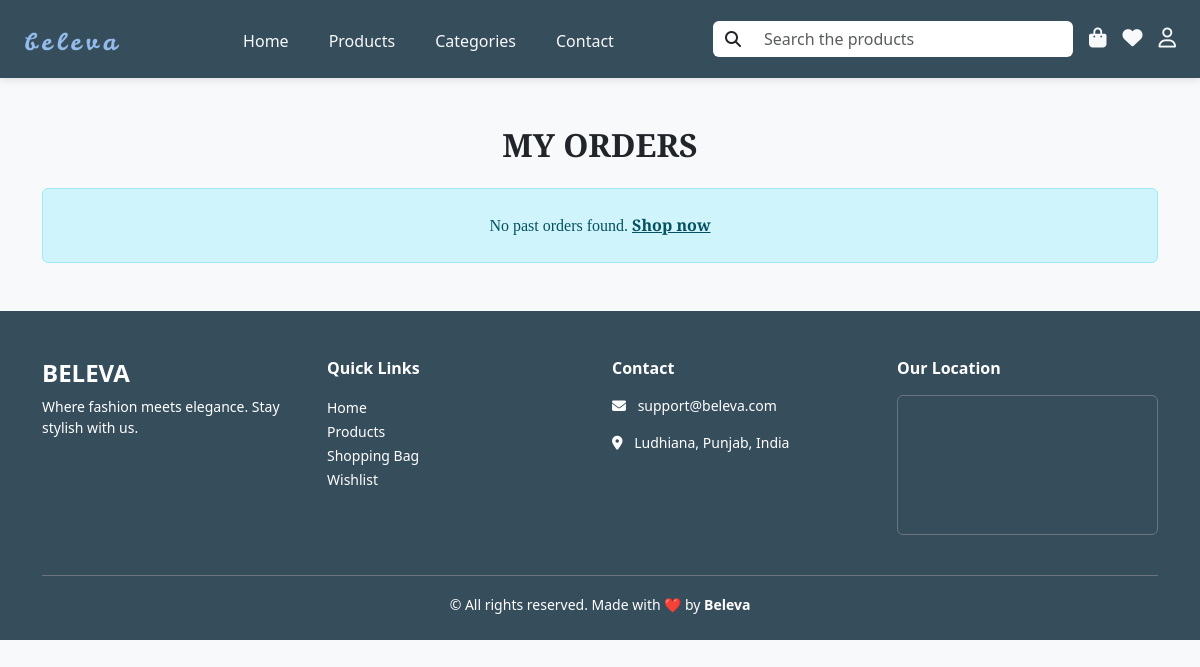
The app's page /accounts/my-orders/ (signed in), older data.
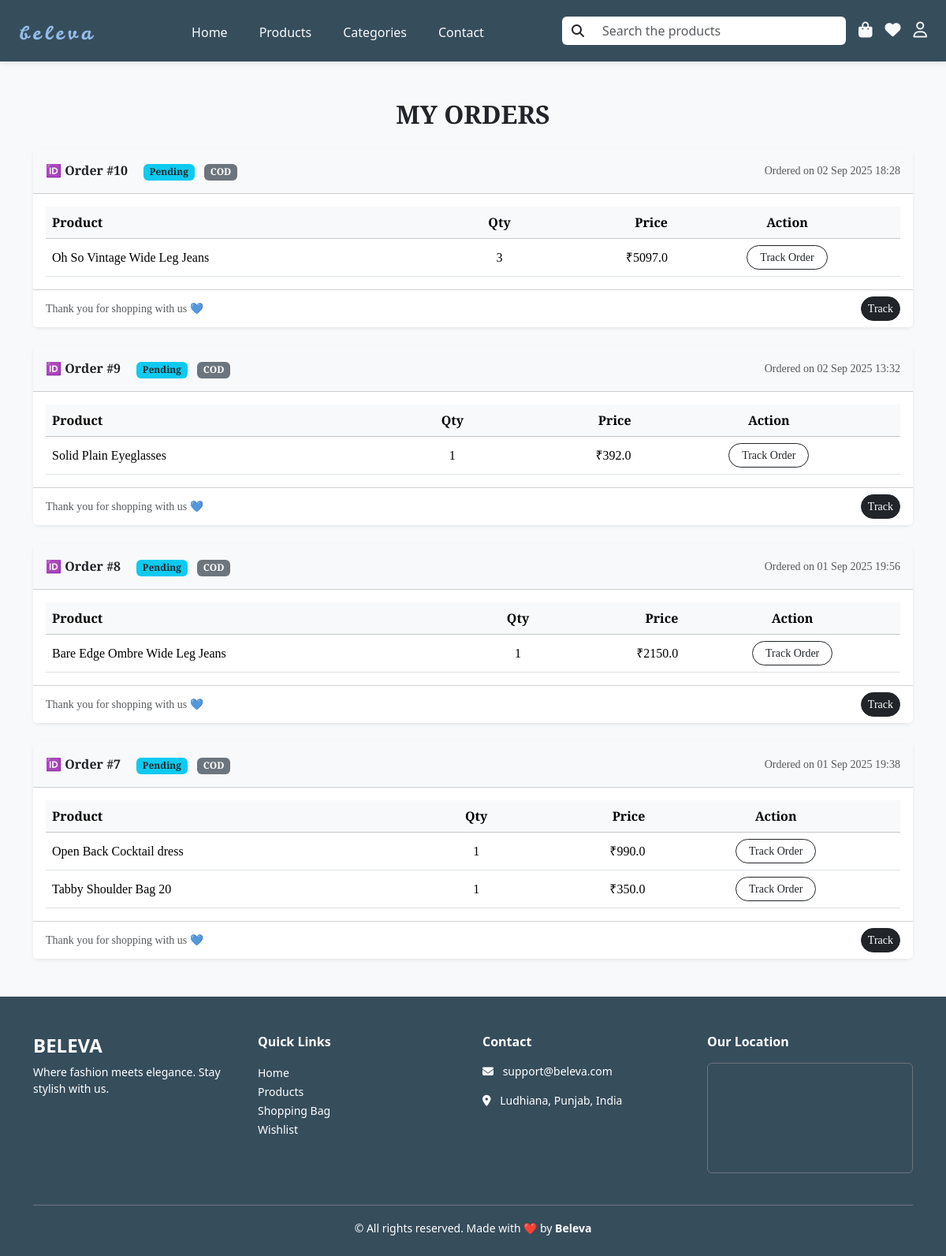
The same page, newer data.
### accounts/models.py (models this page shows, shortened)
class Order(models.Model):
    STATUS_CHOICES = [
        ('PENDING' , 'Pending'),
        ('PROCESSING' , 'Processing'),
        ('PACKED', 'Packed'),
        ('SHIPPED', 'Shipped'),
        ('IN_TRANSIT', 'In Transit'),
        ('OUT_FOR_DELIVERY', 'Out for Delivery'),
        ('CANCELLED' , 'Cancelled'),
        ('DELIVERED' , 'Delivered'),
    ]
    PAYMENT_CHOICES = [
        ('COD' , 'Cah on Delivery'),
        ('CARD' , 'Paid via Card'),
    ]
    user = models.ForeignKey(Register , on_delete=models.CASCADE)
    payment_method = models.CharField(max_length=15 , choices=PAYMENT_CHOICES)
    status = models.CharField(max_length=50 , choices=STATUS_CHOICES)
    total_price = models.FloatField()
    billing_address = models.TextField()
    created_at = models.DateTimeField(auto_now_add=True)

class OrderItem(models.Model):
    order = models.ForeignKey(Order , on_delete=models.CASCADE , related_name='items')
    product = models.ForeignKey('products.AllProducts' , on_delete=models.CASCADE)
    price = models.FloatField()
    quantity = models.PositiveIntegerField()

### products/models.py (models this page shows, shortened)
class AllProducts(models.Model):
    product_name    = models.CharField(max_length=200, unique=True)
    slug            = models.SlugField(max_length=200, unique=True)
    description     = models.TextField(max_length=500, blank=True)
    discount_price  = models.IntegerField(null=True, blank=True)
    original_price  = models.IntegerField(null=True, blank=True)
    stock           = models.IntegerField()
    category        = models.ForeignKey(Category, on_delete=models.CASCADE, null=True, blank=True)
    size            = models.ManyToManyField(Size , blank=True)
    is_available    = models.BooleanField(default=True)
    created_date    = models.DateTimeField(auto_now_add=True)
    modified_date   = models.DateTimeField(auto_now=True)
    ratings         = models.FloatField(default=0.0 , null=True , blank= True)
    reviews         = models.PositiveIntegerField(default=0 , null=True , blank=True)
    class Meta:
        verbose_name = 'product'
        verbose_name_plural = 'products'

### accounts/views.py (the view)
# urls.py: path( 'my-orders/', views.order_history, name='my_orders'),
def order_history(request):
    user_id = request.session.get('register_id')
    user = Register.objects.get(id=user_id)
    orders = Order.objects.filter(user=user).prefetch_related('items__product').order_by('-created_at')
    return render(request, 'accounts/order_history.html', {'orders': orders})

### products/context_processors.py (called while the page is built)
def wishlist_processor(request):
    wishlist_ids = []
    user_id = request.session.get('register_id')
    if user_id:
        wishlist_ids = list(Wishlist.objects.filter(user_id=user_id).values_list('product_id', flat=True))
    return {'wishlist_ids': wishlist_ids}

### templates/accounts/order_history.html (shortened to what this page needs)
{% extends 'base.html' %}
{% load static %}
{% block content %}
<div class="container my-5" style="font-family: 'Playfair Display', serif;">
  <h2 class="fw-bold mb-4 text-center text-uppercase">My Orders</h2>
  {% for order in orders %}
  <div class="card shadow-sm border-0 rounded-3 mb-4">
    <div class="card-header bg-light d-flex flex-wrap justify-content-between align-items-center py-3">
      <div>
        <span class="fw-semibold me-3">🆔 Order #{{ order.id }}</span>
        <span class="badge bg-info text-dark me-2">{{ order.status }}</span>
        <span class="badge bg-secondary">{{ order.payment_method }}</span>
      </div>
      <small class="text-muted">
        Ordered on {{ order.created_at|date:"d M Y H:i" }}
      </small>
    </div>
    <div class="card-body">
      <div class="table-responsive">
        <table class="table align-middle mb-0">
          <thead class="table-light">
            <tr>
              <th>Product</th>
              <th class="text-center">Qty</th>
              <th class="text-end">Price</th>
              <th class="text-center">Action</th>
            </tr>
          </thead>
          <tbody>
            {% for item in order.items.all %}
            <tr>
              <td>
                {{ item.product.product_name }}
              </td>
              <td class="text-center">{{ item.quantity }}</td>
              <td class="text-end">₹{{ item.price }}</td>
              <td class="text-center">
                <a href="{% url 'track_order' order.id %}" class="btn btn-sm btn-outline-dark rounded-pill px-3">
                  Track Order
                </a>
              </td>
            </tr>
            {% endfor %}
          </tbody>
        </table>
      </div>
    </div>
    <div class="card-footer bg-white d-flex justify-content-between align-items-center">
      <small class="text-muted">Thank you for shopping with us 💙</small>
      <a href="{% url 'track_order' order.id %}" class="btn btn-dark btn-sm rounded-pill">Track</a>
    </div>
  </div>
  {% empty %}
  <div class="alert alert-info text-center py-4">
    No past orders found. <a href="/products/" class="alert-link">Shop now</a>
  </div>
  {% endfor %}
</div>
{% endblock %}

### templates/base.html (shortened to what this page needs)
{%load static%}
<!DOCTYPE html>
<html lang="en">
<head>
    <link rel="stylesheet" href="{% static 'css/styles.css' %}">
    <link href="https://cdn.jsdelivr.net/npm/bootstrap@5.3.3/dist/css/bootstrap.min.css" rel="stylesheet">
    <link href="https://cdnjs.cloudflare.com/ajax/libs/font-awesome/6.5.0/css/all.min.css" rel="stylesheet">
    <link rel="stylesheet" href="https://cdn.jsdelivr.net/npm/bootstrap-icons@1.10.5/font/bootstrap-icons.css">
    <link href="https://cdn.jsdelivr.net/npm/nouislider@15.7.0/dist/nouislider.min.css" rel="stylesheet">
</head>
<body class="containers" >
    {% include 'includes/navbar.html' %}
    {% block content %}
    {% endblock %}
    {% block footer %}
    {% include 'includes/footer.html' %}
    {% endblock %}
</body>
</html>

### templates/includes/navbar.html (shortened to what this page needs)
{% load static %}
<nav class="navbar navbar-expand-lg" style="box-shadow: 0 2px 8px rgba(0,0,0,0.1); background-color: rgb(54, 77, 92);">
  <div class="container-fluid py-2 px-4 d-flex align-items-center justify-content-between">
    <a class="navbar-brand fw-bold fs-4 text-light" href="{% url 'home' %}">
      <img src="{% static 'images/logo.png' %}" alt="logo" class="nav-logo">
    </a>
    <div class="collapse navbar-collapse d-none d-lg-flex justify-content-between w-100">
      <ul class="navbar-nav mx-auto gap-4">
        <li class="nav-item"><a class="nav-link text-light" href="{% url 'home' %}">Home</a></li>
        <li class="nav-item"><a class="nav-link text-light" href="{% url 'all_products' %}">Products</a></li>
        <li class="nav-item"><a class="nav-link text-light" href="{% url 'categories' %}">Categories</a></li>
        <li class="nav-item"><a class="nav-link text-light" href="{% url 'contact' %}">Contact</a></li>
      </ul>
      <div class="d-flex align-items-center gap-3">
        <form class="d-flex nav-search" action="{% url 'all_products' %}">
          <div class="input-group">
            <span class="input-group-text bg-white border-0">
              <i class="fa-solid fa-magnifying-glass"></i>
            </span>
            <input type="text" class="form-control border-0 bg-white" name="z" placeholder="Search the products">
          </div>
        </form>
        <a href="{% url 'cart' %}" class="text-light"><i class="fa-solid fa-bag-shopping fs-5"></i></a>
        <a href="{% url 'wishlist' %}" class="text-light"><i class="fa-solid fa-heart fs-5"></i></a>
        <a href="{% url 'profile' %}" class="text-light"><i class="fa-regular fa-user fs-5"></i></a>
      </div>
    </div>
  </div>
</nav>

### templates/includes/footer.html
{% load static %}
<footer class="text-white pt-5" style="background-color: rgb(54, 77, 92);">
  <div class="container">
    <div class="row text-start">
      <div class="col-md-3 mb-4">
        <h4 class="fw-bold">
          BELEVA
        </h4>
        <p class=" small">Where fashion meets elegance. Stay stylish with us.</p>
      </div>
      <div class="col-md-3 mb-4">
        <h6 class="fw-semibold mb-3">Quick Links</h6>
        <ul class="list-unstyled">
          <li><a href="{% url 'home' %}" class="text-white text-decoration-none small">Home</a></li>
          <li><a href="{% url 'all_products' %}" class="text-white text-decoration-none small">Products</a></li>
          <li><a href="{% url 'cart' %}" class="text-white text-decoration-none small">Shopping Bag</a></li>
          <li><a href="{% url 'wishlist' %}" class="text-white text-decoration-none small">Wishlist</a></li>
        </ul>
      </div>
      <div class="col-md-3 mb-4">
        <h6 class="fw-semibold mb-3">Contact</h6>
        <p class="small"><i class="fa fa-envelope me-2"></i> support@beleva.com</p>
        <p class="small"><i class="fa fa-map-marker-alt me-2"></i> Ludhiana, Punjab, India</p>
      </div>
      <div class="col-md-3 mb-4">
        <h6 class="fw-semibold mb-3">Our Location</h6>
        <div class="rounded overflow-hidden border border-secondary" style="height: 140px;">
          <iframe
            src="https://www.google.com/maps/embed?pb=!1m18!1m12!1m3!1d13758.25146942088!2d75.82351934999999!3d30.90046535!2m3!1f0!2f0!3f0!3m2!1i1024!2i768!4f13.1!3m3!1m2!1s0x391a83161ee67d5f%3A0x6bc10aefba6a2499!2sLudhiana%2C%20Punjab!5e0!3m2!1sen!2sin!4v1625919042383!5m2!1sen!2sin"
            width="100%" height="140" style="border:0;" allowfullscreen="" loading="lazy">
          </iframe>
        </div>
      </div>
    </div>
    <div class="text-center border-top border-secondary pt-3 pb-4 mt-3">
      <small>© All rights reserved. Made with <span class="text-danger">❤️</span> by <strong>Beleva</strong></small>
    </div>
  </div>
</footer>

### static/css/styles.css (style rules this page uses)
* { padding: 0px; margin: 0px; }
.containers { width: 100vw; height: 100vh; overflow-y: auto; overflow-x: hidden; background-color: #F8F9FA; }
.nav-logo { width: clamp(88px, 8vw, 148px); height: auto; }
.navbar .nav-link { position: relative; text-decoration: none; color: #fff; padding-bottom: 4px; }
.navbar .nav-link::after { content: ""; position: absolute; left: 0; bottom: 0; width: 0; height: 2px; background-color: #fff; transition: width 0.3s ease; }
.navbar .nav-link { white-space: nowrap; }
.nav-search { width: min(50vw, 420px); }
@media (max-width: 1200px) { .nav-search { width: min(42vw, 360px); } }
.navbar .container-fluid { gap: .5rem; }

### templates/accounts/order_history.html (style rules this page uses)
.card { transition: transform .2s ease, box-shadow .2s ease; }

Row changes from the older to the newer data that the page shows:
added Order: id "10", status "Pending", payment_method "COD", created_at "02 Sep 2025 18:28"
added OrderItem: product.product_name "Oh So Vintage Wide Leg Jeans", quantity "3", price "5097.0", shown under "10"
added Order: id "9", status "Pending", payment_method "COD", created_at "02 Sep 2025 13:32"
added OrderItem: product.product_name "Solid Plain Eyeglasses", quantity "1", price "392.0", shown under "9"
added Order: id "8", status "Pending", payment_method "COD", created_at "01 Sep 2025 19:56"
added OrderItem: product.product_name "Bare Edge Ombre Wide Leg Jeans", quantity "1", price "2150.0", shown under "8"
added Order: id "7", status "Pending", payment_method "COD", created_at "01 Sep 2025 19:38"
added OrderItem: product.product_name "Open Back Cocktail dress", quantity "1", price "990.0", shown under "7"
added OrderItem: product.product_name "Tabby Shoulder Bag 20", quantity "1", price "350.0", shown under "7"
Text that changed along with them:
text no longer shown: "No past orders found. Shop now"
